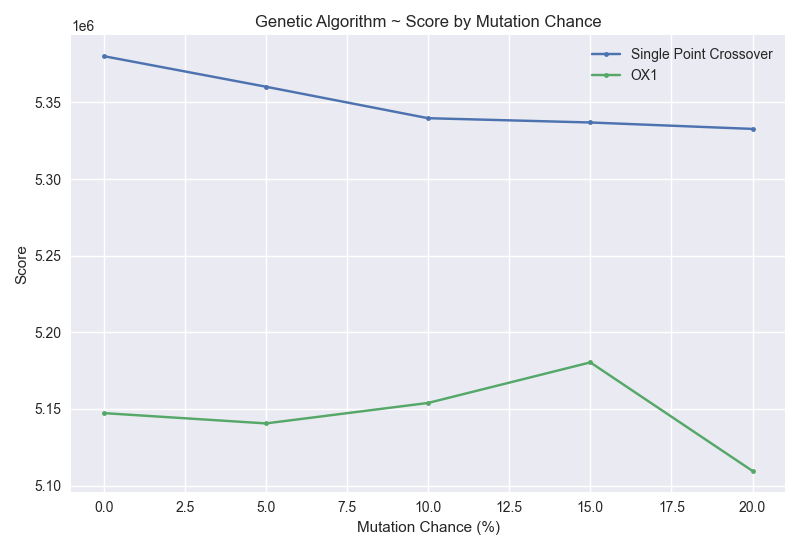

This figure's Python source:
import matplotlib.pyplot as plt
import numpy as np

plt.style.use('seaborn')

fig = plt.figure()
ax = fig.subplots()

scores = {
    'single point': {
        0: [5458300, 5423100, 5377900, 5395900, 5245600],
        0.05: [5225000, 5425300, 5410400, 5346600, 5393800],
        0.1: [5229100, 5232700, 5370000, 5427700, 5385000, 5356300, 5225300, 5429700, 5404200, 5336700],
        0.15: [5348300, 5393500, 5448700, 5341900, 5326500, 5275900, 5388300, 5185800, 5385700, 5274200],
        0.2: [5375200, 5275700, 5354300, 5357100, 5301100],
    },
    'ox1': {
        0: [5108100, 5207900, 5097500, 5197700, 5125000],
        0.05: [5169800, 5194100, 5182300, 5153400, 5003000],
        0.1: [5267500, 5293400, 5206400, 5178100, 5183700, 5167200, 5034500, 5058700, 5100100, 5196200, 5055100, 5105700],
        0.15: [5084900, 5065900, 5217100, 5147800, 5244300, 5262300, 5166400, 5254000],
        0.2: [4990600, 5160000, 5074200, 5188900, 5133700],
    },
}

def extract_data(data, key):
    return [np.mean(val) for val in data[key].values()]

def to_percent(it):
    return [v * 100 for v in it]

ax.plot(to_percent(scores['single point'].keys()), extract_data(scores, 'single point'), marker='.', label='Single Point Crossover')
ax.plot(to_percent(scores['ox1'].keys()), extract_data(scores, 'ox1'), marker='.', label='OX1')

ax.set_xlabel('Mutation Chance (%)')
ax.set_ylabel('Score')

ax.set_title('Genetic Algorithm ~ Score by Mutation Chance')

ax.legend()

fig.tight_layout()

fig.savefig('genetic_stats.png')
plt.show()

